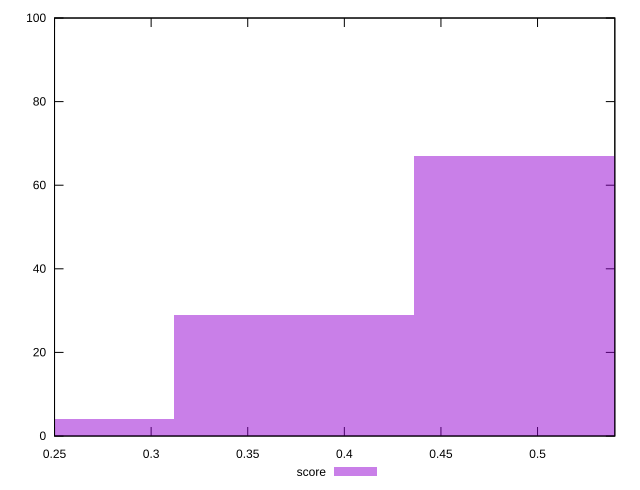

Write the gnuplot code that produced this figure.
reset

$score <<EOF
0.3739746271800613 29
0.49863283624008176 67
0.24931641812004088 4
EOF

set key outside below
set boxwidth 0.12465820906002044
set xrange [0.25:0.54]
set yrange [0:100]
set trange [0:100]
set style fill transparent solid 0.5 noborder
set terminal svg size 640, 490 enhanced background rgb 'white'
set output "report_00013_2021-02-09T12-04-24.940Z/first-cpu-idle/samples/pages+cached+noadtech+nomedia/score/histogram.svg"

plot $score title "score" with boxes

reset
